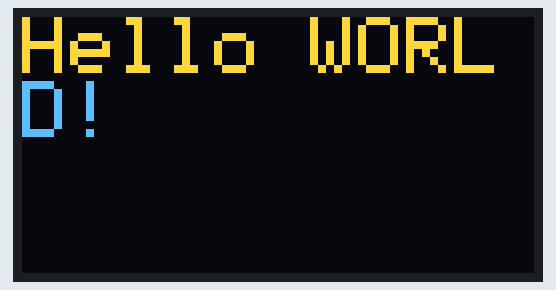
The sketch below on a simulated Arduino Uno, built with avr-gcc and run on an emulated ATmega328P. On the bench: 128×64 one-colour display. The OLED is the two-colour kind (top 16 rows yellow).

Above: at 0.1 s.

The sketch:

Adlarimz.ino
```cpp
#include <SPI.h>
#include <Wire.h>
#include <Adafruit_GFX.h>
#include <Adafruit_SSD1306.h>

#define OLED_RESET 4
Adafruit_SSD1306 display(OLED_RESET);


void setup()
{
  display.begin(SSD1306_SWITCHCAPVCC, 0x3C);
  display.clearDisplay();
}
void loop()
{
  display.setTextSize(2);
  display.setTextColor(WHITE);
  display.setCursor(0,0);
  display.println("Hello WORLD!");
  display.display();
}
```
